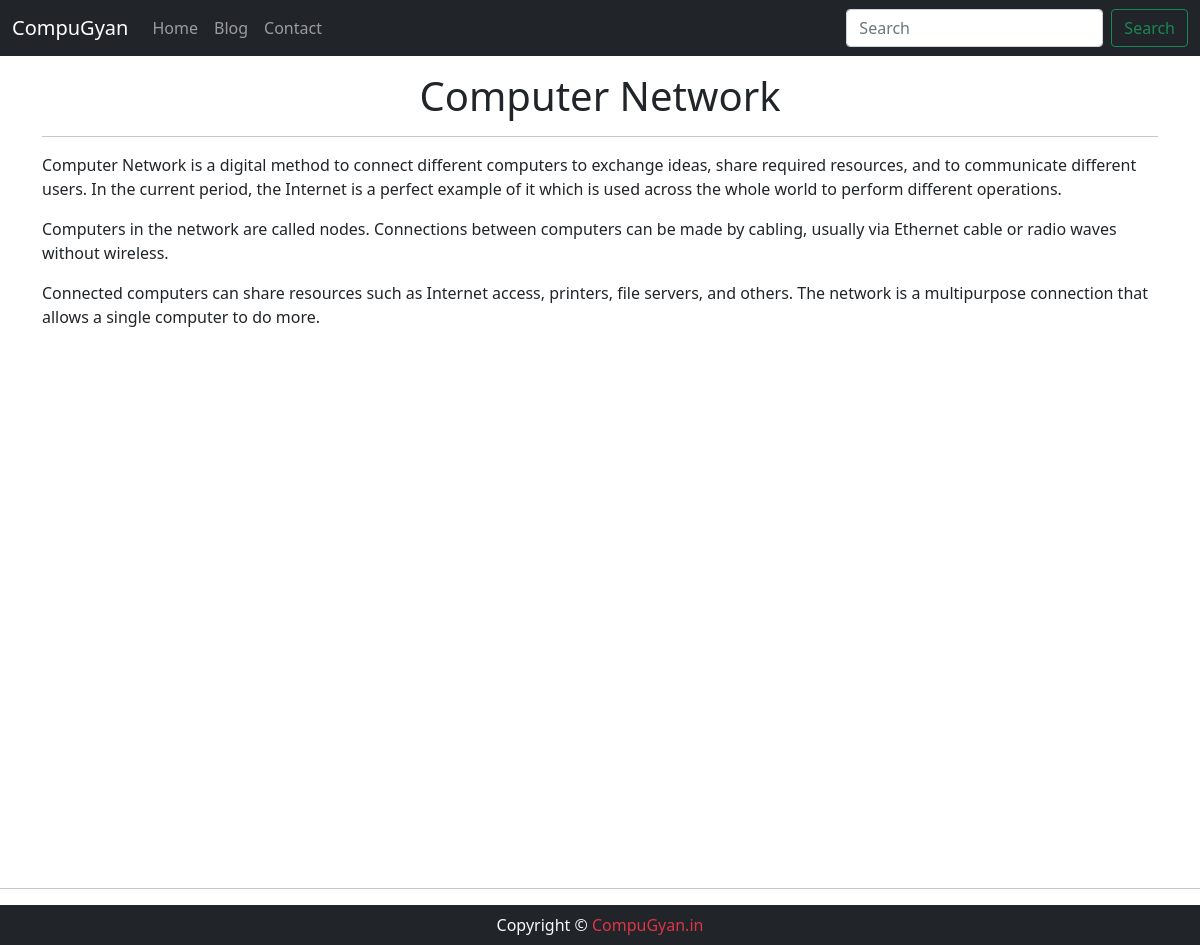
The app's page /blogpost/computer-network with its own data.
### Blog/models.py (models this page shows, shortened)
class Blog(models.Model):
    sno = models.AutoField(primary_key=True)
    title = models.TextField(max_length=200)
    content = models.TextField()
    description = models.CharField(max_length=300, default='')
    custom_url = models.CharField(max_length=100)
    time = models.DateTimeField(auto_now_add=True)

### Blog/views.py (the view)
# urls.py: path('blogpost/<str:custom_url>', views.blogpost, name='blogpost'),
def blogpost(request, custom_url):
    blog = Blog.objects.filter(custom_url=custom_url).first()
    context = {'blog':blog}
    return render(request, 'blogPost.html', context)

### templates/blogPost.html (shortened to what this page needs)
{% extends 'base.html' %}
{% block body %}
<div class="container">
 <h1 class="my-3 text-center">{{blog.title}}</h1>
 <hr>
 <div class="row">
   {{blog.content|safe}}
 </div>
</div>
{% endblock body %}

### records on screen
Blog: title "Computer Network", content "Computer Network is a digital method to connect different computers to exchange ideas, share required resources, and to communicate different users. In the current period, the Internet is a perfect example of it which is used across the whole world to perform different operations. Computers in the network are called nodes. Connections between computers can be made by cabling, usually via Ethernet cable or radio waves without wireless. Connected computers can share resources such as Internet access, printers, file servers, and others. The network is a multipurpose connection that allows a single computer to do more."
